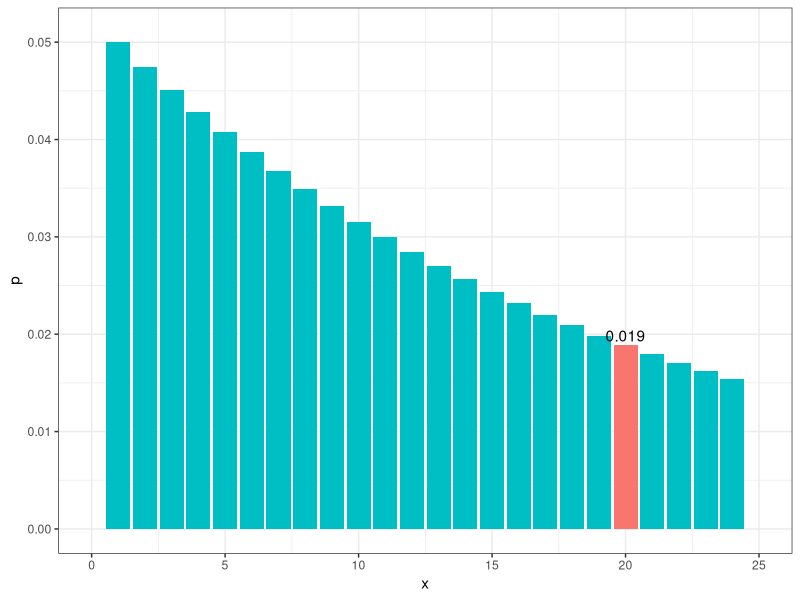

Recreate this plot in R.
## ---- chunk 1
knitr::opts_chunk$set(echo       = TRUE,
                      message    = FALSE,
                      warning    = FALSE,
                      out.width  = 800,
                      out.height = 600,
                      fig.align  = "center",
                      dev        = "ragg_png")
## ---- chunk 2
dgeom(x = 12, prob = 0.05)
## ---- chunk 3
dgeom1 <- function(x, ...){ dgeom(x - 1, ...) }
# pgeom1 <- function(q, ...){ pgeom(q - 1, ...) }
# qgeom1 <- function(p, ...){ qgeom(p, ...) + 1 }
# rgeom1 <- function(n, ...){ rgeom(n, ...) + 1 }

dgeom1(x = 12, prob = 0.05)
## ---- chunk 4
library(tidyverse)

t <- 100
churnrate <- 0.05
m <- 1/churnrate
df <- tibble(
  x = 1:t,
  p = dgeom1(x, prob = churnrate),
  flg = if_else(x == m, FALSE, TRUE),
  flg_label = if_else(x == m, p, NA_real_),
  )

df %>% 
  ggplot(., aes(x, p, fill = flg)) + 
  geom_bar(stat = "identity") + 
  geom_text(aes(x, p+0.001, label = round(flg_label,3))) + 
  scale_x_continuous(breaks = seq(0, t, 5), limits = c(0, 25)) + 
  scale_y_continuous(breaks = seq(0, 0.2, 0.01)) + 
  theme_bw() + 
  theme(legend.position = "none")
## ---- chunk 5
df %>% 
  mutate(m = x * p) %>% 
  summarise(`E(X)` = sum(m))
## ---- chunk 6
t1 <- 500
sum(1:t1 * dgeom1(1:t1, 0.05))
